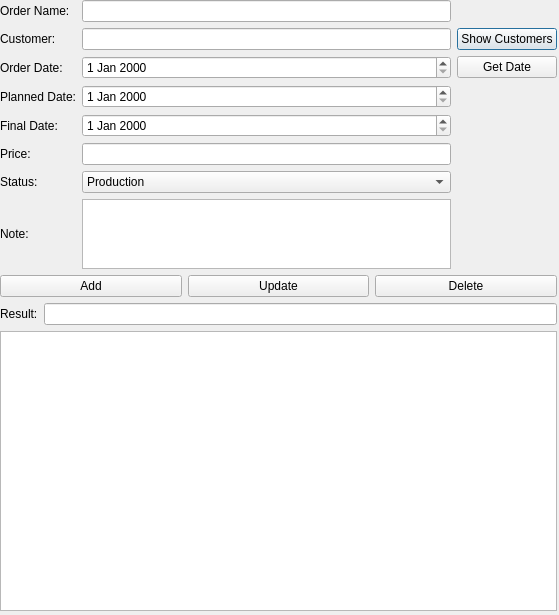
<?xml version="1.0" encoding="UTF-8"?>
<ui version="4.0">
 <class>OrdersDialog</class>
 <widget class="QDialog" name="OrdersDialog">
  <property name="geometry">
   <rect>
    <x>0</x>
    <y>0</y>
    <width>559</width>
    <height>615</height>
   </rect>
  </property>
  <property name="windowTitle">
   <string>Orders</string>
  </property>
  <widget class="QWidget" name="verticalLayoutWidget_3">
   <property name="geometry">
    <rect>
     <x>0</x>
     <y>0</y>
     <width>557</width>
     <height>611</height>
    </rect>
   </property>
   <layout class="QVBoxLayout" name="MainLayout" stretch="1,0,4">
    <item>
     <layout class="QHBoxLayout" name="InputLayout">
      <item>
       <layout class="QGridLayout" name="SelectionGrid" columnstretch="0,0,0,0">
        <item row="3" column="0">
         <widget class="QLabel" name="PlannedLabel">
          <property name="text">
           <string>Planned Date:</string>
          </property>
         </widget>
        </item>
        <item row="5" column="2">
         <widget class="QLineEdit" name="PriceText"/>
        </item>
        <item row="2" column="2">
         <widget class="QDateEdit" name="OrderDate"/>
        </item>
        <item row="0" column="2">
         <widget class="QLineEdit" name="OrderText_2"/>
        </item>
        <item row="1" column="0">
         <widget class="QLabel" name="CustomerLabel">
          <property name="text">
           <string>Customer:</string>
          </property>
         </widget>
        </item>
        <item row="3" column="2">
         <widget class="QDateEdit" name="PlannedDate"/>
        </item>
        <item row="6" column="0">
         <widget class="QLabel" name="StatusLabel">
          <property name="text">
           <string>Status:</string>
          </property>
         </widget>
        </item>
        <item row="5" column="0">
         <widget class="QLabel" name="PriceLabel">
          <property name="text">
           <string>Price:</string>
          </property>
         </widget>
        </item>
        <item row="7" column="2">
         <widget class="QTextEdit" name="OrderText"/>
        </item>
        <item row="1" column="2">
         <widget class="QLineEdit" name="CustomerText"/>
        </item>
        <item row="0" column="0">
         <widget class="QLabel" name="OrderLabel">
          <property name="text">
           <string>Order Name:</string>
          </property>
         </widget>
        </item>
        <item row="7" column="0">
         <widget class="QLabel" name="OrderNote">
          <property name="text">
           <string>Note:</string>
          </property>
         </widget>
        </item>
        <item row="4" column="2">
         <widget class="QDateEdit" name="FinalDate"/>
        </item>
        <item row="6" column="2">
         <widget class="QComboBox" name="StatusBox">
          <item>
           <property name="text">
            <string>Production</string>
           </property>
          </item>
          <item>
           <property name="text">
            <string>Sold</string>
           </property>
          </item>
          <item>
           <property name="text">
            <string>Cancelled</string>
           </property>
          </item>
          <item>
           <property name="text">
            <string>Preorder</string>
           </property>
          </item>
          <item>
           <property name="text">
            <string>No Payment</string>
           </property>
          </item>
          <item>
           <property name="text">
            <string>Late</string>
           </property>
          </item>
         </widget>
        </item>
        <item row="2" column="0">
         <widget class="QLabel" name="OrderLabel_2">
          <property name="text">
           <string>Order Date:</string>
          </property>
         </widget>
        </item>
        <item row="4" column="0">
         <widget class="QLabel" name="FinalLabel">
          <property name="text">
           <string>Final Date:</string>
          </property>
         </widget>
        </item>
        <item row="1" column="3">
         <widget class="QPushButton" name="CustomersButton">
          <property name="text">
           <string>Show Customers</string>
          </property>
         </widget>
        </item>
        <item row="2" column="3">
         <widget class="QPushButton" name="GetDateButton">
          <property name="text">
           <string>Get Date</string>
          </property>
         </widget>
        </item>
       </layout>
      </item>
     </layout>
    </item>
    <item>
     <layout class="QVBoxLayout" name="OutputLayout">
      <item>
       <layout class="QHBoxLayout" name="ModificationLayout">
        <item>
         <widget class="QPushButton" name="AddButton">
          <property name="text">
           <string>Add</string>
          </property>
         </widget>
        </item>
        <item>
         <widget class="QPushButton" name="UpdateButton">
          <property name="text">
           <string>Update</string>
          </property>
         </widget>
        </item>
        <item>
         <widget class="QPushButton" name="DeleteButton">
          <property name="text">
           <string>Delete</string>
          </property>
         </widget>
        </item>
       </layout>
      </item>
      <item>
       <layout class="QHBoxLayout" name="ResultLayout">
        <item>
         <widget class="QLabel" name="OutputLabel">
          <property name="text">
           <string>Result:</string>
          </property>
         </widget>
        </item>
        <item>
         <widget class="QLineEdit" name="OutputText">
          <property name="readOnly">
           <bool>true</bool>
          </property>
         </widget>
        </item>
       </layout>
      </item>
     </layout>
    </item>
    <item>
     <widget class="QTableView" name="OrderTable"/>
    </item>
   </layout>
  </widget>
 </widget>
 <tabstops>
  <tabstop>OrderText_2</tabstop>
  <tabstop>CustomerText</tabstop>
  <tabstop>CustomersButton</tabstop>
  <tabstop>OrderDate</tabstop>
  <tabstop>GetDateButton</tabstop>
  <tabstop>PlannedDate</tabstop>
  <tabstop>FinalDate</tabstop>
  <tabstop>PriceText</tabstop>
  <tabstop>StatusBox</tabstop>
  <tabstop>OrderText</tabstop>
  <tabstop>AddButton</tabstop>
  <tabstop>UpdateButton</tabstop>
  <tabstop>DeleteButton</tabstop>
  <tabstop>OutputText</tabstop>
  <tabstop>OrderTable</tabstop>
 </tabstops>
 <resources/>
 <connections/>
</ui>
